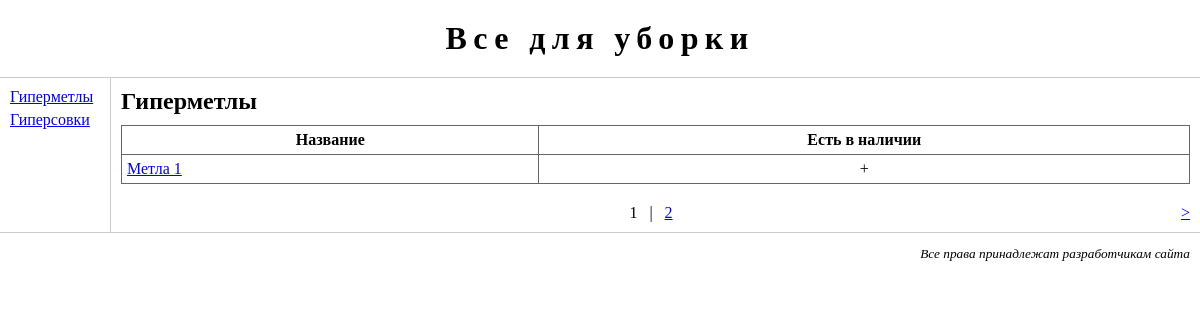
Screenshot of /goods/1/ with the database file from the repository.
### goods/models.py (models this page shows, shortened)
class Category(models.Model):
    name = models.CharField(max_length=50, unique=True)
    class Meta:
        db_table = 'goods_category'
        ordering = ['name',]
        verbose_name = 'категория'
        verbose_name_plural = 'категории'

class Good(models.Model):
    name = models.CharField(max_length=50, unique=True)
    description = models.TextField()
    in_stock = models.BooleanField(default=True, db_index=True)
    category = models.ForeignKey(Category, null=True, blank=True, on_delete=models.SET_NULL)
    class Meta:
        db_table = 'goods_good'
        ordering = ['name',]
        unique_together = ('category', 'name')
        verbose_name = 'товар'
        verbose_name_plural = 'товары'

### goods/views.py (the view)
# urls.py: re_path(r'^(?:(?P<cat_id>\d+)/)?$', GoodListView.as_view(), name = 'index'),
class GoodListView(ListView, CategoryListMixin):
    template_name = 'goods/index.html'
    paginate_by = 1
    context_object_name = 'goods'
    cat = None
    def get(self, request, *args, **kwargs):
        if self.kwargs['cat_id'] == None:
            self.cat = Category.objects.first()
        else:
            self.cat = Category.objects.get(pk = self.kwargs['cat_id'])
        return super(GoodListView, self).get(request, *args, **kwargs)
    def get_context_data(self, **kwargs):
        context = super(GoodListView, self).get_context_data(**kwargs)
        context['category'] = self.cat
        return context
    def get_queryset(self):
        return Good.objects.filter(category = self.cat).order_by('name')

### goods/views.py (called while the page is built)
    def get_context_data(self, **kwargs):
        context = super(CategoryListMixin, self).get_context_data(**kwargs)
        context['cats'] = Category.objects.order_by('name')
        return context

### goods/templates/goods/index.html (shortened to what this page needs)
{% extends 'base.html' %}
{% block main %}
    <h2>{{ category.name }}</h2>
    <table>
        <tr>
            <th>Название</th>
            <th>Есть в наличии</th>
        </tr>
        {% for good in goods %}
            <tr>
                <td><a href="{% url 'good' good_id=good.id %}?page={{ page_obj.number }}">{{ good.name }}</a></td>
                <td class="centered">{% if good.in_stock %}+{% endif %}</td>
            </tr>
        {% endfor %}
    </table>
    {% if paginator.num_pages > 1 %}
        <div id="pagination">
            {% if page_obj.has_next %}
                <div id="next-page">
                    <a href="{% url 'index' cat_id=category.pk %}?page={{ page_obj.next_page_number }}">&gt;</a>
                </div>
            {% endif %}
            <div id="num-pages">
                {% for pn in paginator.page_range %}
                    {% if not forloop.first %}
                        &nbsp;&nbsp;|&nbsp;&nbsp;
                    {% endif %}
                    {% if page_obj.number != pn %}
                        <a href="{% url 'index' cat_id=category.pk %}?page={{ pn }}">
                    {% endif %}
                    {{ pn }}
                    {% if page_obj.number != pn %}
                        </a>
                    {% endif %}
                {% endfor %}
            </div>
        </div>
    {% endif %}
{% endblock %}

### templates/base.html (shortened to what this page needs)
{% load static %}
<!DOCTYPE html>
<html>
    <head>
        <link rel="stylesheet" type="text/css" href="{% static 'css/main.css' %}">
    </head>
    <body>
        <div id="header">
            <h1>Все для уборки</h1>
        </div>
        <div id="leftmenu">
            <ul>
                {% for cat in cats %}
                    <li><a href="{% url 'index' cat.id %}">{{ cat.name }}</a></li>
                {% endfor %}
            </ul>
        </div>
        <div id="main">
            {% block main %}{% endblock %}
        </div>
        <div id="footer">
            <p>Все права принадлежат разработчикам сайта</p>
        </div>
    </body>
</html>

### static/css/main.css (style rules this page uses)
body { margin: 0px; padding: 0px; }
#header { text-align: center; border-bottom: 1px #cccccc solid; }
#header h1 { margin: 20px 0px 20px 0px; letter-spacing: 0.2em; }
#leftmenu { float: left; width: 100px; padding: 10px; }
#leftmenu ul { margin: 0px; padding: 0px; }
#leftmenu ul li { list-style-type: none; margin-bottom: 5px; }
#main { margin-left: 110px; border-left: 1px #cccccc solid; padding: 10px; }
#main h2 { margin: 0px 0px 10px 0px; }
#main table { width: 100%; border-collapse: collapse; }
#main table td, #main table th { border: 1px #666666 solid; padding: 5px; }
#main table td.centered { text-align: center; }
#footer { text-align: right; border-top: 1px #cccccc solid; padding-right: 10px; }
#footer p { font-size: smaller; font-style: italic; }
#pagination { margin-top: 20px; }
#pagination #num-pages { text-align: center; }
#pagination #next-page { float: right; }

### rows the page displays
Category: name "Гиперметлы"
Category: name "Гиперсовки"
Good: name "Метла 1"

### other values shown
{{ pn }} "1" "2"
